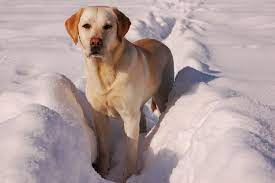
#> input picture 15.11./download.jpeg, 275 x 183 px, found by its file name
$ python image.py
#> lines starting #> are read from the running program, lines starting #| are printed output that depends on the picture
from PIL import Image

def bilde():

  datne = "15.11./download.jpeg"

  with Image.open(datne) as im:
#> im is the input picture: PIL image 275x183 RGB; mean R, G, B 177.1, 158.2, 157.1
    print(datne, im.format, f"{im.size}x{im.mode}")
#| 15.11./download.jpeg JPEG (275, 183)xRGB
    im.show()
    izmers = (50,50)
    im.thumbnail(izmers)
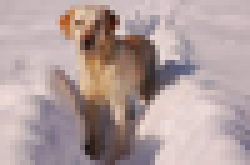
#> im: PIL image 50x33 RGB (shown 5 times larger); mean R, G, B 177.2, 158.3, 157.3
    im.save("15.11./maza_bilde.jpg", im.format)
    im.show()

bilde()
